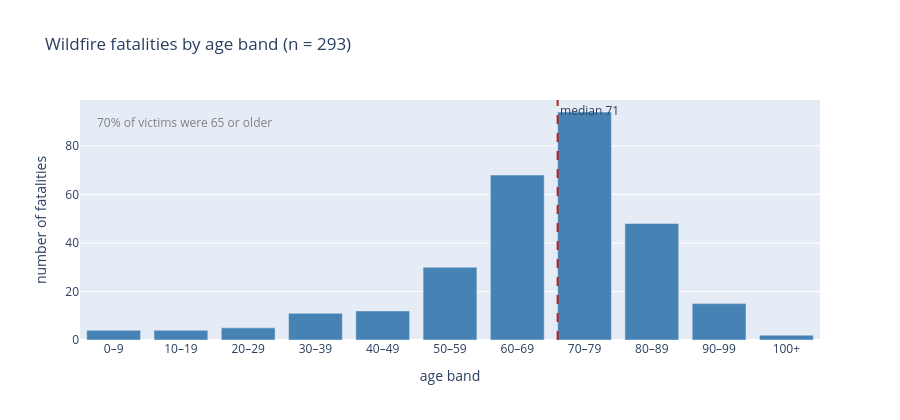

Write notebook code for a chart like this one.
### Markdown cell above
## 7. Who dies — victim age distribution

The fatality workbook (`sd01.xlsx`) names individual victims with ages, in three free-text
formats in the `notes` column (`Name (74)`, `Name, 74`, `74-year-old Name`) plus a structured
`Age` column on the Tubbs sheet. `scripts/generate_histogram_data.py` extracts them all,
de-duplicates notes that are attached to two census places of the same fire, and writes
`data/fatality-ages.csv` — **293 victim ages**, ~93% of the 314 identified fatalities.

**Caveat:** ages come from journalistic obituaries cited in the `fatality information` column,
so completeness varies by fire — the large, well-reported fires (Lahaina, Camp, Eaton, Tubbs)
supply most of the data.

### Code cell
ages = pd.read_csv("data/fatality-ages.csv")
baseline = pd.read_csv("data/age-exposure-baseline.csv")
bands = baseline.decade_band.tolist()          # canonical decade order

counts = ages.decade_band.value_counts().reindex(bands, fill_value=0)
a = ages.age.to_numpy()
print(f"n = {len(a)} ages | median {np.median(a):.0f}, mean {a.mean():.1f}, "
      f"range {a.min()}–{a.max()} | 65+ {(a>=65).mean()*100:.0f}%  75+ {(a>=75).mean()*100:.0f}%  "
      f"<18 {(a<18).sum()}")

fig = go.Figure(go.Bar(x=bands, y=counts.values, marker_color="steelblue",
                       hovertemplate="%{x}: %{y} deaths<extra></extra>"))
fig.add_vline(x=np.median(a) / 10 - 0.5, line_dash="dash", line_color="firebrick",
              annotation_text=f"median {np.median(a):.0f}")
fig.update_layout(title="Wildfire fatalities by age band (n = 293)", height=420,
                  xaxis_title="age band", yaxis_title="number of fatalities",
                  annotations=[*fig.layout.annotations,
                      dict(x=0.02, y=0.95, xref="paper", yref="paper", showarrow=False,
                           text="70% of victims were 65 or older", font=dict(color="gray"))])
fig.show()

### Figure 1 — Plotly figure (JSON) as saved in the notebook; plotly's stock layout.template omitted (floating-point values rounded to 4 significant figures)
{"data": [{"hovertemplate": "%{x}: %{y} deaths<extra></extra>", "marker": {"color": "steelblue"}, "type": "bar", "x": ["0–9", "10–19", "20–29", "30–39", "40–49", "50–59", "60–69", "70–79", "80–89", "90–99", "100+"], "y": [4, 4, 5, 11, 12, 30, 68, 94, 48, 15, 2]}], "layout": {"annotations": [{"showarrow": false, "text": "median 71", "x": 6.6, "xanchor": "left", "xref": "x", "y": 1, "yanchor": "top", "yref": "y domain"}, {"font": {"color": "gray"}, "showarrow": false, "text": "70% of victims were 65 or older", "x": 0.02, "xref": "paper", "y": 0.95, "yref": "paper"}], "height": 420, "shapes": [{"line": {"color": "firebrick", "dash": "dash"}, "type": "line", "x0": 6.6, "x1": 6.6, "xref": "x", "y0": 0, "y1": 1, "yref": "y domain"}], "title": {"text": "Wildfire fatalities by age band (n = 293)"}, "xaxis": {"title": {"text": "age band"}}, "yaxis": {"title": {"text": "number of fatalities"}}}}
